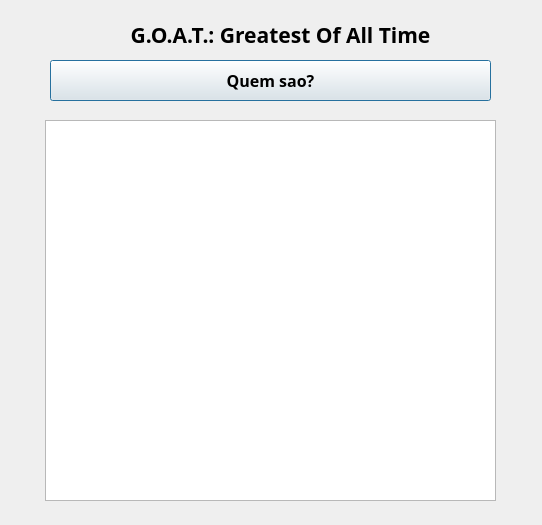
<?xml version="1.0" encoding="UTF-8"?>
<ui version="4.0">
 <class>Dialog</class>
 <widget class="QDialog" name="Dialog">
  <property name="geometry">
   <rect>
    <x>0</x>
    <y>0</y>
    <width>542</width>
    <height>525</height>
   </rect>
  </property>
  <property name="windowTitle">
   <string>Procurar GOATs</string>
  </property>
  <widget class="QPushButton" name="search_btn">
   <property name="geometry">
    <rect>
     <x>50</x>
     <y>60</y>
     <width>441</width>
     <height>41</height>
    </rect>
   </property>
   <property name="font">
    <font>
     <family>Noto Sans</family>
     <pointsize>12</pointsize>
     <weight>75</weight>
     <bold>true</bold>
    </font>
   </property>
   <property name="text">
    <string>Quem sao?</string>
   </property>
  </widget>
  <widget class="QLabel" name="main_title">
   <property name="geometry">
    <rect>
     <x>90</x>
     <y>0</y>
     <width>381</width>
     <height>71</height>
    </rect>
   </property>
   <property name="font">
    <font>
     <family>Noto Sans</family>
     <pointsize>16</pointsize>
     <weight>75</weight>
     <bold>true</bold>
    </font>
   </property>
   <property name="text">
    <string>&lt;!DOCTYPE HTML PUBLIC &quot;-//W3C//DTD HTML 4.0//EN&quot; &quot;http://www.w3.org/TR/REC-html40/strict.dtd&quot;&gt;
&lt;html&gt;&lt;head&gt;&lt;meta name=&quot;qrichtext&quot; content=&quot;1&quot; /&gt;&lt;style type=&quot;text/css&quot;&gt;
p, li { white-space: pre-wrap; }
&lt;/style&gt;&lt;/head&gt;&lt;body style=&quot; font-family:'Noto Sans'; font-size:16pt; font-weight:600; font-style:normal;&quot;&gt;
&lt;p align=&quot;center&quot; style=&quot; margin-top:12px; margin-bottom:12px; margin-left:0px; margin-right:0px; -qt-block-indent:0; text-indent:0px;&quot;&gt;G.O.A.T.: Greatest Of All Time&lt;/p&gt;&lt;/body&gt;&lt;/html&gt;</string>
   </property>
  </widget>
  <widget class="QTableWidget" name="result_table">
   <property name="geometry">
    <rect>
     <x>45</x>
     <y>120</y>
     <width>451</width>
     <height>381</height>
    </rect>
   </property>
  </widget>
 </widget>
 <resources/>
 <connections/>
</ui>
